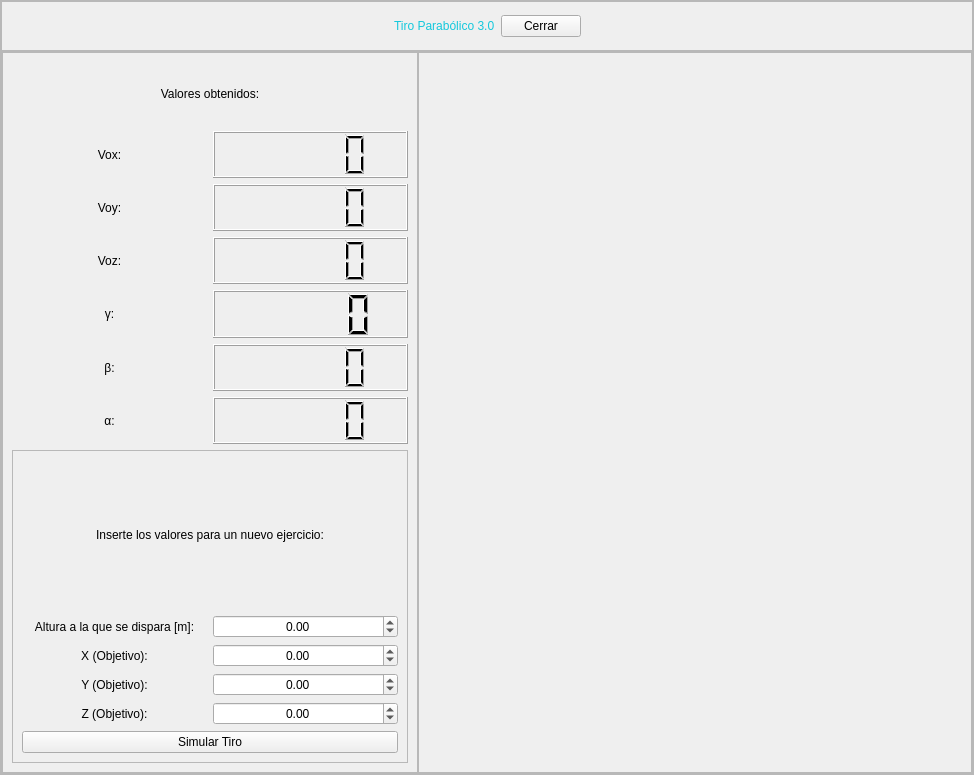
<?xml version="1.0" encoding="UTF-8"?>
<ui version="4.0">
 <class>MainWindow</class>
 <widget class="QMainWindow" name="MainWindow">
  <property name="geometry">
   <rect>
    <x>0</x>
    <y>0</y>
    <width>974</width>
    <height>775</height>
   </rect>
  </property>
  <property name="windowTitle">
   <string>MainWindow</string>
  </property>
  <widget class="QWidget" name="centralwidget">
   <layout class="QVBoxLayout" name="verticalLayout">
    <property name="spacing">
     <number>0</number>
    </property>
    <property name="leftMargin">
     <number>0</number>
    </property>
    <property name="topMargin">
     <number>0</number>
    </property>
    <property name="rightMargin">
     <number>0</number>
    </property>
    <property name="bottomMargin">
     <number>0</number>
    </property>
    <item>
     <widget class="QFrame" name="frame">
      <property name="frameShape">
       <enum>QFrame::StyledPanel</enum>
      </property>
      <property name="frameShadow">
       <enum>QFrame::Raised</enum>
      </property>
      <layout class="QVBoxLayout" name="verticalLayout_2" stretch="1,8">
       <property name="spacing">
        <number>0</number>
       </property>
       <property name="leftMargin">
        <number>0</number>
       </property>
       <property name="topMargin">
        <number>0</number>
       </property>
       <property name="rightMargin">
        <number>0</number>
       </property>
       <property name="bottomMargin">
        <number>0</number>
       </property>
       <item>
        <widget class="QFrame" name="frame_2">
         <property name="maximumSize">
          <size>
           <width>16777215</width>
           <height>50</height>
          </size>
         </property>
         <property name="styleSheet">
          <string notr="true">QLabel{
font: 87 12pt &quot;Arial Black&quot;;
color: rgb(20, 200,220);
}

QPushButton{
	font: 10pt &quot;MS Shell Dlg 2&quot;;
}</string>
         </property>
         <property name="frameShape">
          <enum>QFrame::StyledPanel</enum>
         </property>
         <property name="frameShadow">
          <enum>QFrame::Raised</enum>
         </property>
         <layout class="QHBoxLayout" name="horizontalLayout">
          <item>
           <spacer name="horizontalSpacer">
            <property name="orientation">
             <enum>Qt::Horizontal</enum>
            </property>
            <property name="sizeHint" stdset="0">
             <size>
              <width>311</width>
              <height>20</height>
             </size>
            </property>
           </spacer>
          </item>
          <item>
           <widget class="QLabel" name="label">
            <property name="text">
             <string>Tiro Parabólico 3.0</string>
            </property>
           </widget>
          </item>
          <item>
           <widget class="QPushButton" name="button_cerrar">
            <property name="text">
             <string>Cerrar</string>
            </property>
           </widget>
          </item>
          <item>
           <spacer name="horizontalSpacer_2">
            <property name="orientation">
             <enum>Qt::Horizontal</enum>
            </property>
            <property name="sizeHint" stdset="0">
             <size>
              <width>312</width>
              <height>20</height>
             </size>
            </property>
           </spacer>
          </item>
         </layout>
        </widget>
       </item>
       <item>
        <widget class="QFrame" name="frame_3">
         <property name="frameShape">
          <enum>QFrame::StyledPanel</enum>
         </property>
         <property name="frameShadow">
          <enum>QFrame::Raised</enum>
         </property>
         <layout class="QHBoxLayout" name="horizontalLayout_2" stretch="6,8">
          <property name="spacing">
           <number>0</number>
          </property>
          <property name="leftMargin">
           <number>0</number>
          </property>
          <property name="topMargin">
           <number>0</number>
          </property>
          <property name="rightMargin">
           <number>0</number>
          </property>
          <property name="bottomMargin">
           <number>0</number>
          </property>
          <item>
           <widget class="QFrame" name="frame_4">
            <property name="styleSheet">
             <string notr="true">font: 10pt &quot;MS Shell Dlg 2&quot;;</string>
            </property>
            <property name="frameShape">
             <enum>QFrame::StyledPanel</enum>
            </property>
            <property name="frameShadow">
             <enum>QFrame::Raised</enum>
            </property>
            <layout class="QVBoxLayout" name="verticalLayout_3" stretch="1,5,5">
             <item>
              <widget class="QLabel" name="label_2">
               <property name="text">
                <string>Valores obtenidos:</string>
               </property>
               <property name="alignment">
                <set>Qt::AlignCenter</set>
               </property>
              </widget>
             </item>
             <item>
              <layout class="QGridLayout" name="gridLayout">
               <property name="sizeConstraint">
                <enum>QLayout::SetDefaultConstraint</enum>
               </property>
               <item row="3" column="1">
                <widget class="QLCDNumber" name="lcd_gamma"/>
               </item>
               <item row="4" column="0">
                <widget class="QLabel" name="label_7">
                 <property name="text">
                  <string>β:</string>
                 </property>
                 <property name="alignment">
                  <set>Qt::AlignCenter</set>
                 </property>
                </widget>
               </item>
               <item row="4" column="1">
                <widget class="QLCDNumber" name="lcd_betha"/>
               </item>
               <item row="3" column="0">
                <widget class="QLabel" name="label_6">
                 <property name="text">
                  <string>γ:</string>
                 </property>
                 <property name="alignment">
                  <set>Qt::AlignCenter</set>
                 </property>
                </widget>
               </item>
               <item row="5" column="0">
                <widget class="QLabel" name="label_8">
                 <property name="text">
                  <string>α:</string>
                 </property>
                 <property name="alignment">
                  <set>Qt::AlignCenter</set>
                 </property>
                </widget>
               </item>
               <item row="5" column="1">
                <widget class="QLCDNumber" name="lcd_alpha"/>
               </item>
               <item row="1" column="0">
                <widget class="QLabel" name="label_4">
                 <property name="text">
                  <string>Voy:</string>
                 </property>
                 <property name="alignment">
                  <set>Qt::AlignCenter</set>
                 </property>
                </widget>
               </item>
               <item row="0" column="1">
                <widget class="QLCDNumber" name="lcd_vox"/>
               </item>
               <item row="2" column="0">
                <widget class="QLabel" name="label_5">
                 <property name="text">
                  <string>Voz:</string>
                 </property>
                 <property name="alignment">
                  <set>Qt::AlignCenter</set>
                 </property>
                </widget>
               </item>
               <item row="2" column="1">
                <widget class="QLCDNumber" name="lcd_voz"/>
               </item>
               <item row="1" column="1">
                <widget class="QLCDNumber" name="lcd_voy"/>
               </item>
               <item row="0" column="0">
                <widget class="QLabel" name="label_3">
                 <property name="text">
                  <string>Vox:</string>
                 </property>
                 <property name="alignment">
                  <set>Qt::AlignCenter</set>
                 </property>
                </widget>
               </item>
              </layout>
             </item>
             <item>
              <widget class="QFrame" name="frame_6">
               <property name="styleSheet">
                <string notr="true"/>
               </property>
               <property name="frameShape">
                <enum>QFrame::StyledPanel</enum>
               </property>
               <property name="frameShadow">
                <enum>QFrame::Raised</enum>
               </property>
               <layout class="QVBoxLayout" name="verticalLayout_5" stretch="1,5,1">
                <item>
                 <widget class="QLabel" name="label_9">
                  <property name="text">
                   <string>Inserte los valores para un nuevo ejercicio:</string>
                  </property>
                  <property name="alignment">
                   <set>Qt::AlignCenter</set>
                  </property>
                 </widget>
                </item>
                <item>
                 <layout class="QGridLayout" name="gridLayout_2">
                  <item row="0" column="0">
                   <widget class="QLabel" name="label_10">
                    <property name="text">
                     <string>Altura a la que se dispara [m]:</string>
                    </property>
                    <property name="alignment">
                     <set>Qt::AlignCenter</set>
                    </property>
                   </widget>
                  </item>
                  <item row="2" column="0">
                   <widget class="QLabel" name="label_12">
                    <property name="text">
                     <string>Y (Objetivo):</string>
                    </property>
                    <property name="alignment">
                     <set>Qt::AlignCenter</set>
                    </property>
                   </widget>
                  </item>
                  <item row="0" column="1">
                   <widget class="QDoubleSpinBox" name="sBox_zinit">
                    <property name="alignment">
                     <set>Qt::AlignCenter</set>
                    </property>
                    <property name="minimum">
                     <double>-100000.000000000000000</double>
                    </property>
                    <property name="maximum">
                     <double>100000.000000000000000</double>
                    </property>
                   </widget>
                  </item>
                  <item row="1" column="0">
                   <widget class="QLabel" name="label_11">
                    <property name="text">
                     <string>X (Objetivo):</string>
                    </property>
                    <property name="alignment">
                     <set>Qt::AlignCenter</set>
                    </property>
                   </widget>
                  </item>
                  <item row="3" column="0">
                   <widget class="QLabel" name="label_13">
                    <property name="text">
                     <string>Z (Objetivo):</string>
                    </property>
                    <property name="alignment">
                     <set>Qt::AlignCenter</set>
                    </property>
                   </widget>
                  </item>
                  <item row="1" column="1">
                   <widget class="QDoubleSpinBox" name="sBox_xf">
                    <property name="alignment">
                     <set>Qt::AlignCenter</set>
                    </property>
                    <property name="minimum">
                     <double>-100000.000000000000000</double>
                    </property>
                    <property name="maximum">
                     <double>100000.000000000000000</double>
                    </property>
                   </widget>
                  </item>
                  <item row="2" column="1">
                   <widget class="QDoubleSpinBox" name="sBox_yf">
                    <property name="alignment">
                     <set>Qt::AlignCenter</set>
                    </property>
                    <property name="minimum">
                     <double>-100000.000000000000000</double>
                    </property>
                    <property name="maximum">
                     <double>100000.000000000000000</double>
                    </property>
                   </widget>
                  </item>
                  <item row="3" column="1">
                   <widget class="QDoubleSpinBox" name="sBox_zf">
                    <property name="alignment">
                     <set>Qt::AlignCenter</set>
                    </property>
                    <property name="minimum">
                     <double>-100000.000000000000000</double>
                    </property>
                    <property name="maximum">
                     <double>100000.000000000000000</double>
                    </property>
                   </widget>
                  </item>
                 </layout>
                </item>
                <item>
                 <widget class="QPushButton" name="button_tirar">
                  <property name="text">
                   <string>Simular Tiro</string>
                  </property>
                 </widget>
                </item>
               </layout>
              </widget>
             </item>
            </layout>
           </widget>
          </item>
          <item>
           <widget class="QFrame" name="frame_5">
            <property name="frameShape">
             <enum>QFrame::StyledPanel</enum>
            </property>
            <property name="frameShadow">
             <enum>QFrame::Raised</enum>
            </property>
            <layout class="QVBoxLayout" name="verticalLayout_4">
             <item>
              <layout class="QVBoxLayout" name="graf_tiro"/>
             </item>
            </layout>
           </widget>
          </item>
         </layout>
        </widget>
       </item>
      </layout>
     </widget>
    </item>
   </layout>
  </widget>
 </widget>
 <resources/>
 <connections/>
</ui>
